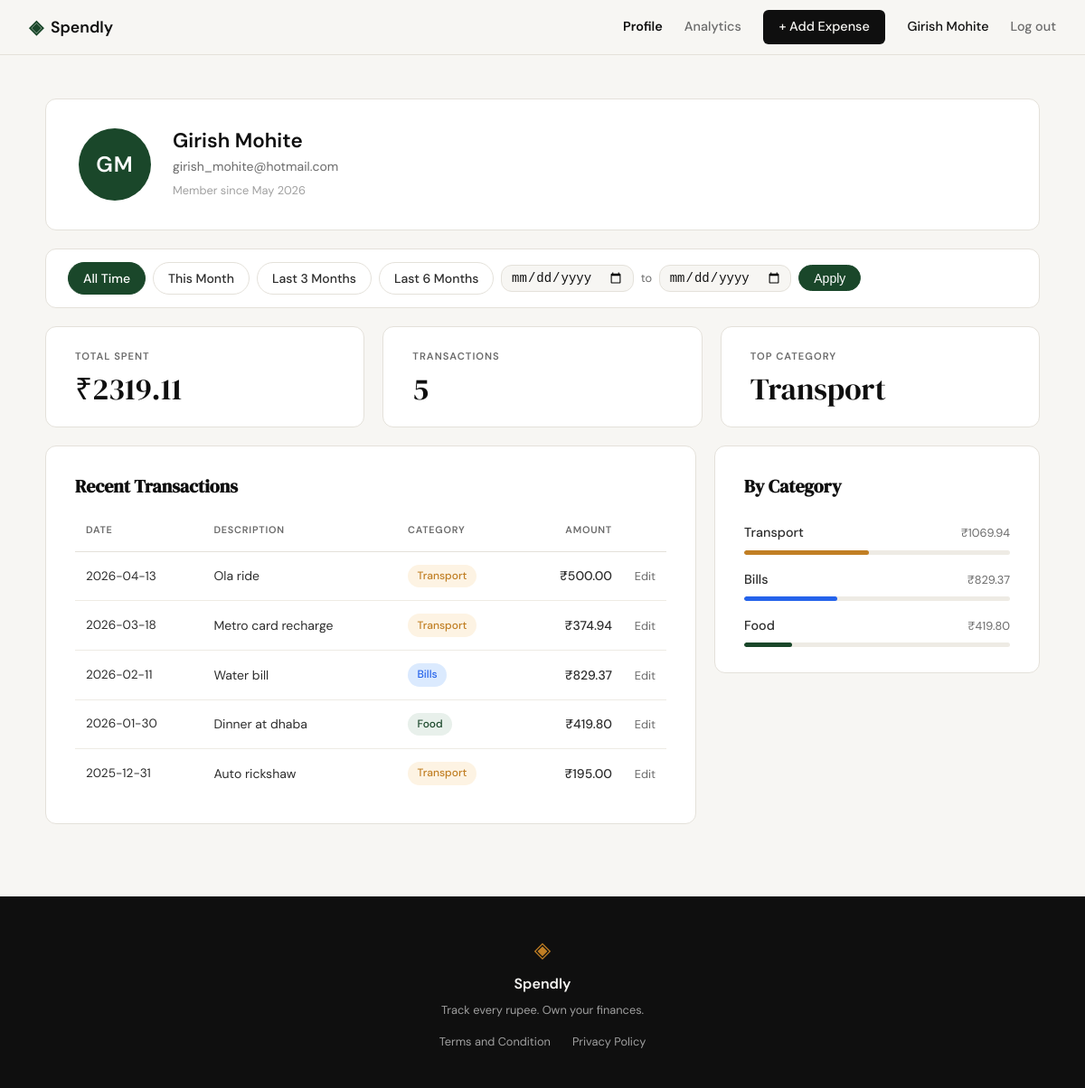
The app's page /profile (signed in) with its own data.
### tables this page shows
CREATE TABLE users (
            id            INTEGER PRIMARY KEY AUTOINCREMENT,
            name          TEXT    NOT NULL,
            email         TEXT    UNIQUE NOT NULL,
            password_hash TEXT    NOT NULL,
            created_at    TEXT    DEFAULT (datetime('now'))
        );

CREATE TABLE expenses (
            id          INTEGER PRIMARY KEY AUTOINCREMENT,
            user_id     INTEGER NOT NULL REFERENCES users(id),
            amount      REAL    NOT NULL,
            category    TEXT    NOT NULL,
            date        TEXT    NOT NULL,
            description TEXT,
            created_at  TEXT    DEFAULT (datetime('now'))
        );

### app.py (the view)
@app.route("/profile")
def profile():
    if not session.get("user_id"):
        return redirect(url_for("login"))
    uid   = session["user_id"]
    today = date.today()
    preset, date_from, date_to, custom_from, custom_to = _resolve_date_filter(
        request.args, today
    )
    user               = get_user_by_id(uid)
    stats              = get_summary_stats(uid, date_from, date_to)
    recent_expenses    = get_recent_transactions(uid, date_from=date_from, date_to=date_to)
    category_breakdown = get_category_breakdown(uid, date_from, date_to)
    parts    = user["name"].split()
    initials = (parts[0][0] + (parts[1][0] if len(parts) > 1 else "")).upper()
    return render_template("profile.html",
        user=user,
        initials=initials,
        member_since=user["member_since"],
        total_spent=stats["total_spent"],
        total_count=stats["transaction_count"],
        top_category=stats["top_category"],
        recent_expenses=recent_expenses,
        category_breakdown=category_breakdown,
        active_preset=preset,
        custom_from=custom_from,
        custom_to=custom_to,
    )

### app.py (called while the page is built, shortened)
def _resolve_date_filter(args, today):
    preset      = args.get("preset", "all")
    date_from   = date_to = None
    custom_from = custom_to = ""
    if preset == "this_month":
        last_day  = calendar.monthrange(today.year, today.month)[1]
        date_from = today.replace(day=1).strftime("%Y-%m-%d")
        date_to   = today.replace(day=last_day).strftime("%Y-%m-%d")
    elif preset == "3months":
        date_from = _months_ago_start(today, 3).strftime("%Y-%m-%d")
        date_to   = today.strftime("%Y-%m-%d")
    elif preset == "6months":
        date_from = _months_ago_start(today, 6).strftime("%Y-%m-%d")
        date_to   = today.strftime("%Y-%m-%d")
    else:
        preset = "all"
    return preset, date_from, date_to, custom_from, custom_to

### database/db.py (called while the page is built)
def get_db():
    conn = sqlite3.connect(DB_PATH)
    conn.row_factory = sqlite3.Row
    conn.execute("PRAGMA foreign_keys = ON")
    return conn

### database/queries.py (called while the page is built)
def get_user_by_id(user_id):
    conn = get_db()
    row = conn.execute(
        "SELECT name, email, created_at FROM users WHERE id = ?",
        (user_id,),
    ).fetchone()
    conn.close()
    if row is None:
        return None
    try:
        member_since = datetime.strptime(row["created_at"][:7], "%Y-%m").strftime("%B %Y")
    except (ValueError, TypeError):
        member_since = "—"
    return {
        "name": row["name"],
        "email": row["email"],
        "member_since": member_since,
    }

def get_recent_transactions(user_id, limit=10, date_from=None, date_to=None):
    sql = (
        "SELECT id, date, description, category, amount "
        "FROM expenses WHERE user_id = ?"
    )
    params = [user_id]
    if date_from:
        sql += " AND date >= ?"
        params.append(date_from)
    if date_to:
        sql += " AND date <= ?"
        params.append(date_to)
    sql += " ORDER BY date DESC"
    if not (date_from or date_to):
        sql += " LIMIT ?"
        params.append(limit)
    conn = get_db()
    rows = conn.execute(sql, params).fetchall()
    conn.close()
    return [
        {
            "id": row["id"],
            "date": row["date"],
            "description": row["description"],
            "category": row["category"],
            "amount": row["amount"],
        }
        for row in rows
    ]

### templates/profile.html (shortened to what this page needs)
{% extends "base.html" %}
{% block head %}
<link rel="stylesheet" href="{{ url_for('static', filename='css/profile.css') }}">
{% endblock %}
{% block content %}
<div class="profile-page">
    <div class="profile-inner">
        <div class="profile-header-card">
            <div class="profile-avatar">{{ initials }}</div>
            <div class="profile-info">
                <h2 class="profile-name">{{ user.name }}</h2>
                <p class="profile-email">{{ user.email }}</p>
                <p class="profile-since">Member since {{ member_since }}</p>
            </div>
        </div>
        <div class="profile-filter-card">
            <div class="profile-filter-bar">
                <a href="{{ url_for('profile', preset='all') }}"
                   class="filter-pill {% if active_preset == 'all' %}filter-pill--active{% endif %}">All Time</a>
                <a href="{{ url_for('profile', preset='this_month') }}"
                   class="filter-pill {% if active_preset == 'this_month' %}filter-pill--active{% endif %}">This Month</a>
                <a href="{{ url_for('profile', preset='3months') }}"
                   class="filter-pill {% if active_preset == '3months' %}filter-pill--active{% endif %}">Last 3 Months</a>
                <a href="{{ url_for('profile', preset='6months') }}"
                   class="filter-pill {% if active_preset == '6months' %}filter-pill--active{% endif %}">Last 6 Months</a>
                <form method="GET" action="{{ url_for('profile') }}" class="filter-custom-form">
                    <input type="date" name="date_from" class="filter-date-input"
                           value="{{ custom_from }}" required>
                    <span class="filter-date-sep">to</span>
                    <input type="date" name="date_to" class="filter-date-input"
                           value="{{ custom_to }}" required>
                    <button type="submit" class="filter-pill filter-pill--active">Apply</button>
                </form>
            </div>
        </div>
        <div class="profile-stats-row">
            <div class="profile-stat-card">
                <span class="psc-label">Total Spent</span>
                <span class="psc-value">&#8377;{{ "%.2f"|format(total_spent) }}</span>
            </div>
            <div class="profile-stat-card">
                <span class="psc-label">Transactions</span>
                <span class="psc-value">{{ total_count }}</span>
            </div>
            <div class="profile-stat-card">
                <span class="psc-label">Top Category</span>
                <span class="psc-value">{{ top_category }}</span>
            </div>
        </div>
        <div class="profile-bottom-grid">
            <div class="profile-section">
                <h3 class="profile-section-title">Recent Transactions</h3>
                {% if recent_expenses %}
                <div class="profile-table-wrap">
                    <table class="profile-table">
                        <thead>
                            <tr>
                                <th>Date</th>
                                <th>Description</th>
                                <th>Category</th>
                                <th class="amount-col">Amount</th>
                                <th class="actions-col"></th>
                            </tr>
                        </thead>
                        <tbody>
                            {% for e in recent_expenses %}
                            <tr>
                                <td class="date-col">{{ e.date }}</td>
                                <td>{{ e.description or "—" }}</td>
                                <td>
                                    <span class="expense-badge badge-{{ e.category|lower }}">{{ e.category }}</span>
                                </td>
                                <td class="amount-col">&#8377;{{ "%.2f"|format(e.amount) }}</td>
                                <td class="actions-col">
                                    <a href="{{ url_for('edit_expense', id=e.id) }}" class="expense-edit-link">Edit</a>
                                </td>
                            </tr>
                            {% endfor %}
                        </tbody>
                    </table>
                </div>
                {% else %}
                <p class="profile-empty">No expenses yet. <a href="{{ url_for('add_expense') }}">Add your first one.</a></p>
                {% endif %}
            </div>
            <div class="profile-section">
                <h3 class="profile-section-title">By Category</h3>
                {% if category_breakdown %}
                <div class="profile-categories">
                    {% for item in category_breakdown %}
                    <div class="profile-cat-block">
                        <div class="profile-cat-header">
                            <span class="profile-cat-name">{{ item.name }}</span>
                            <span class="profile-cat-amount">&#8377;{{ "%.2f"|format(item.amount) }}</span>
                        </div>
                        <div class="profile-bar-track">
                            <div class="profile-bar bar-{{ item.name|lower }}" style="width: {{ item.pct }}%"></div>
                        </div>
                    </div>
                    {% endfor %}
                </div>
                {% else %}
                <p class="profile-empty">No expenses yet.</p>
                {% endif %}
            </div>
        </div>
    </div>
</div>
{% endblock %}

### templates/base.html (shortened to what this page needs)
<!DOCTYPE html>
<html lang="en">
<head>
    <link rel="stylesheet" href="{{ url_for('static', filename='css/style.css') }}">
    {% block head %}{% endblock %}
</head>
<body>
    <nav class="navbar">
        <div class="nav-inner">
            <a href="{{ url_for('landing') }}" class="nav-brand">
                <span class="brand-icon">◈</span>
                <span class="brand-name">Spendly</span>
            </a>
            <div class="nav-links">
                {% if session.user_id %}
                <a href="{{ url_for('profile') }}" class="{% if request.endpoint == 'profile' %}nav-link--active{% endif %}">Profile</a>
                <a href="{{ url_for('analytics') }}" class="{% if request.endpoint == 'analytics' %}nav-link--active{% endif %}">Analytics</a>
                <a href="{{ url_for('add_expense') }}" class="nav-cta">+ Add Expense</a>
                <span class="nav-user">{{ session.user_name }}</span>
                <a href="{{ url_for('logout') }}" class="nav-link--logout">Log out</a>
                {% else %}
                <a href="{{ url_for('login') }}">Sign in</a>
                <a href="{{ url_for('register') }}" class="nav-cta">Get started</a>
                {% endif %}
            </div>
        </div>
    </nav>
    <main class="main-content">
        {% block content %}{% endblock %}
    </main>
    <footer class="footer">
        <div class="footer-inner">
            <span class="brand-icon">◈</span>
            <span class="footer-name">Spendly</span>
            <p class="footer-copy">Track every rupee. Own your finances.</p>
            <div class="footer-links">
                <a href="/terms">Terms and Condition</a>
                <a href="/privacy">Privacy Policy</a>
            </div>
        </div>
    </footer>
</body>
</html>

### static/css/style.css (style rules this page uses)
:root { --ink: #0f0f0f; --ink-soft: #2d2d2d; --ink-muted: #6b6b6b; --ink-faint: #a0a0a0; --paper: #f7f6f3; --paper-warm: #f0ede6; --paper-card: #ffffff; --accent: #1a472a; --accent-light: #e8f0eb; --accent-2: #c17f24; --accent-2-light: #fdf3e3; --danger: #c0392b; --danger-light: #fdecea; --border: #e4e1da; --border-soft: #eeebe4; --font-display: 'DM Serif Display', Georgia, serif; --font-body: 'DM Sans', system-ui, sans-serif; --max-width: 1200px; --auth-width: 440px; --radius-sm: 6px; --radius-md: 12px; --radius-lg: 20px; }
*, *::before, *::after { box-sizing: border-box; margin: 0; padding: 0; }
html { font-size: 16px; scroll-behavior: smooth; }
body { background: var(--paper); color: var(--ink); font-family: var(--font-body); font-size: 1rem; line-height: 1.6; -webkit-font-smoothing: antialiased; }
a { color: inherit; text-decoration: none; }
.navbar { position: sticky; top: 0; z-index: 100; background: var(--paper); border-bottom: 1px solid var(--border); padding: 0 2rem; }
.nav-inner { max-width: var(--max-width); margin: 0 auto; height: 60px; display: flex; align-items: center; justify-content: space-between; }
.nav-brand { display: flex; align-items: center; gap: 0.5rem; font-family: var(--font-body); font-weight: 600; font-size: 1.1rem; color: var(--ink); }
.brand-icon { color: var(--accent); font-size: 1.3rem; }
.brand-name { color: var(--ink); }
.nav-links { display: flex; align-items: center; gap: 1.5rem; font-size: 0.9rem; font-weight: 500; }
.nav-links a { color: var(--ink-muted); transition: color 0.2s; }
.nav-links a.nav-link--active { color: var(--ink); font-weight: 600; }
.nav-cta { background: var(--ink) !important; color: var(--paper) !important; padding: 0.45rem 1.1rem; border-radius: var(--radius-sm); transition: background 0.2s !important; }
.main-content { min-height: calc(100vh - 60px - 100px); }
.footer { background: var(--ink); color: var(--paper); padding: 2.5rem 2rem; text-align: center; }
.footer-inner { display: flex; flex-direction: column; align-items: center; gap: 0.4rem; }
.footer .brand-icon { color: var(--accent-2); font-size: 1.5rem; }
.footer-name { font-weight: 600; font-size: 1rem; }
.footer-copy { font-size: 0.8rem; color: var(--ink-faint); }
.footer-links { display: flex; gap: 1.5rem; margin-top: 0.5rem; }
.footer-links a { font-size: 0.8rem; color: var(--ink-faint); transition: color 0.2s; }

### records on screen
users: user_name "Girish Mohite", name "Girish Mohite", email "girish_mohite@hotmail.com"
expenses: category "Transport", date "2026-04-13", description "Ola ride", amount "500.00"
expenses: date "2026-03-18", description "Metro card recharge", category "Transport", amount "374.94"
expenses: date "2026-02-11", description "Water bill", category "Bills", amount "829.37", name "Bills", {{ item.pct }} 35 (drawn)
expenses: date "2026-01-30", description "Dinner at dhaba", category "Food", amount "419.80", name "Food", {{ item.pct }} 18 (drawn)
expenses: date "2025-12-31", description "Auto rickshaw", category "Transport", amount "195.00"

### other values on screen
{{ initials }} "GM"
{{ member_since }} "May 2026"
{{ "%.2f"|format(total_spent) }} "2319.11"
{{ total_count }} "5"
{{ item.name }} "Transport"
{{ "%.2f"|format(item.amount) }} "1069.94"
